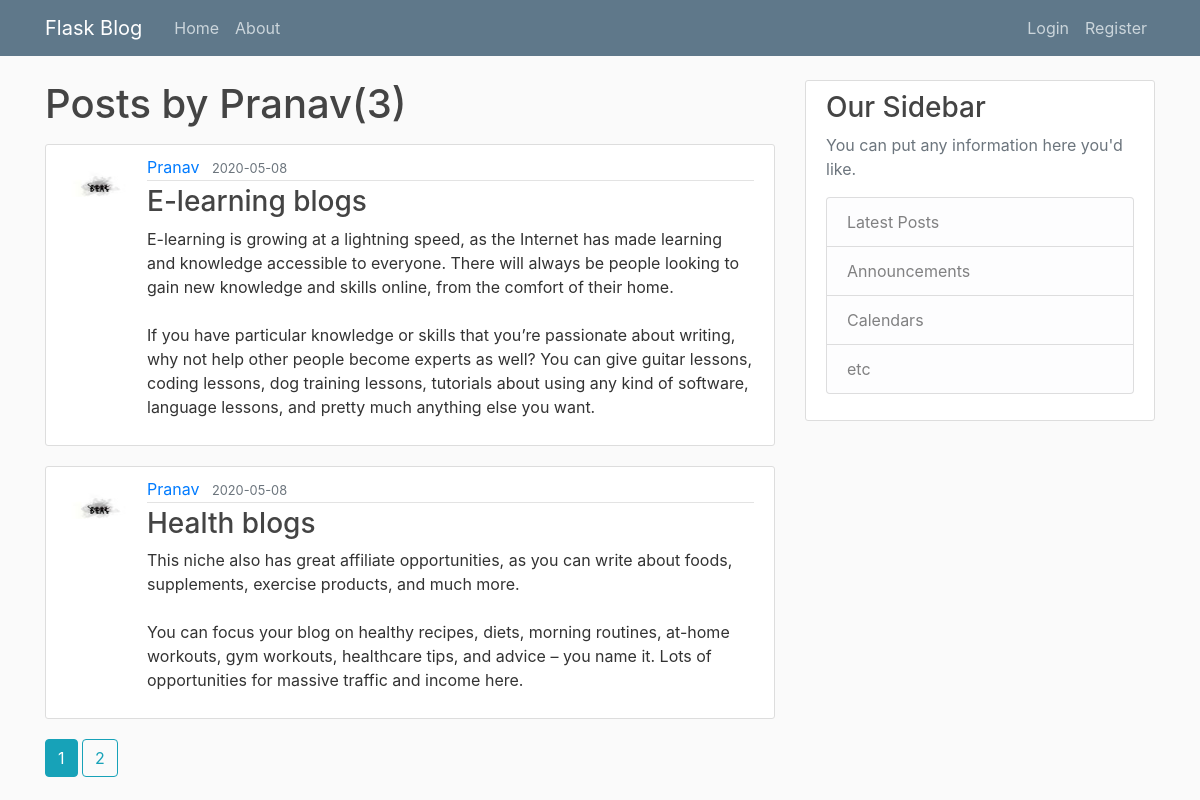
The app's page /user/Pranav with its own data.
### flaskblog/models.py (models this page shows, shortened)
class User(db.Model,UserMixin):
    id=db.Column(db.Integer,primary_key=True)
    username=db.Column(db.String(20),unique=True,nullable=False)
    email=db.Column(db.String(120),unique=True,nullable=False)
    image_file=db.Column(db.String(20),nullable=False,default='default.jpg')
    password=db.Column(db.String(60),nullable=False)
    posts=db.relationship('Post',backref='author',lazy=True)

class Post(db.Model):
    id=db.Column(db.Integer,primary_key=True)
    title=db.Column(db.String(100),nullable=False)
    date_posted=db.Column(db.DateTime,nullable=False,default=datetime.utcnow)
    content=db.Column(db.Text,nullable=False)
    user_id=db.Column(db.Integer,db.ForeignKey('user.id'),nullable=False)

### flaskblog/users/routes.py (the view)
@users.route("/user/<string:username>")
def user_post(username):
    page = request.args.get('page', 1, type=int)
    user=User.query.filter_by(username=username).first_or_404(username)
    posts = Post.query.filter_by(author=user)\
            .order_by(Post.date_posted.desc()).paginate(page=page,per_page=2)
    return render_template('user_post.html',posts=posts,user=user)

### flaskblog/templates/user_post.html
{% extends "layout.html" %}
{% block content %}
  <h1 class="mb-3"> Posts by {{user.username}}({{posts.total}})</h1>
    {% for post in posts.items %}
    <article class="media content-section">
      <img class="rounded-circle article-img" src="{{ url_for('static', filename='profile/'+post.author.image_file)}}">
      <div class="media-body">
        <div class="article-metadata">
       <a class="mr-2" href="{{url_for('users.user_post',username=user.username)}}">{{ post.author.username}}</a>
      <small class="text-muted">{{ post.date_posted.strftime('%Y-%m-%d')}}</small>
        </div>
        <div class="first">
      <h3><a class="article-title" href="{{url_for('posts.post',post_id=post.id) }}">{{ post.title }}</a></h3>
      <p class="article-content">{{ post.content }}</p>
      </div>
      </div>
    </article>
    {% endfor %}
    {% for page_num in posts.iter_pages(left_edge=1, right_edge=1, left_current=1, right_current=2) %}
      {% if page_num %}
        {% if posts.page==page_num %}
          <a class="btn btn-info" mb-4 href="{{url_for('users.user_post',username=user.username, page=page_num)}}">{{page_num}}</a>
        {% else %}
          <a class="btn btn-outline-info" mb-4 href="{{url_for('users.user_post',username=user.username, page=page_num)}}">{{page_num}}</a>
        {% endif %}
      {% else %}
      ...
      {% endif %}
    {% endfor %}
{% endblock content %}

### flaskblog/static/ui.css (style rules this page uses)
body { background: #fafafa; color: #333333; margin-top: 5rem; }
h1, h2, h3, h4, h5, h6 { color: #444444; }
.content-section { background: #ffffff; padding: 10px 20px; border: 1px solid #dddddd; border-radius: 3px; margin-bottom: 20px; }
.first { float:left; }
.article-title { margin-top: 5px; color: #444444; }
.article-content { white-space: pre-line; }
.article-img { height: 65px; width: 65px; margin-right: 16px; }
.article-metadata { padding-bottom: 1px; margin-bottom: 4px; border-bottom: 1px solid #e3e3e3 }

### records on screen
User: username "Pranav"
Post: image_file (picture), author.username "Pranav", date_posted "2020-05-08", title "E-learning blogs", content "E-learning is growing at a lightning speed, as the Internet has made learning and knowledge accessible to everyone. There will always be people looking to gain new knowledge and skills online, from the comfort of their home. If you have particular knowledge or skills that you’re passionate about writing, why not help other people become experts as well? You can give guitar lessons, coding lessons, dog training lessons, tutorials about using any kind of software, language lessons, and pretty much anything else you want."
Post: image_file (picture), author.username "Pranav", date_posted "2020-05-08", title "Health blogs", content "This niche also has great affiliate opportunities, as you can write about foods, supplements, exercise products, and much more. You can focus your blog on healthy recipes, diets, morning routines, at-home workouts, gym workouts, healthcare tips, and advice – you name it. Lots of opportunities for massive traffic and income here."

### other values on screen
{{ posts.total }} "3"
{{ page_num }} "1"
{{ page_num }} "2"
